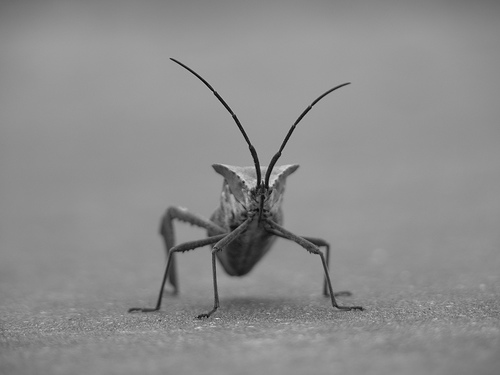
#> input picture src/matplotlib/stinkbug.png, 500 x 375 px, found by its file name
$ python 13.matlabimages.py   (older library calls are emulated)
#> lines starting #> are read from the running program, lines starting #| are printed output that depends on the picture
import matplotlib.pyplot as pyplot
import matplotlib.image as mpimg
import numpy as np
img = mpimg.imread(r'src\matplotlib\stinkbug.png')
#> img is the input picture: shape (375, 500, 3) float32; min 0, max 0.851, mean 0.551

print(len(img), type(img))
#| 375 <class 'numpy.ndarray'>

imgplot = pyplot.imshow(img)
pyplot.show()


ar = [np.random.randn(1000), np.random.randn(10000), np.random.randn(10000)]
lum_img =  img[:, :, 0]
pyplot.imshow(lum_img)

pyplot.show()
pyplot.imshow(lum_img, cmap="hot")
pyplot.colorbar()


pyplot.show()
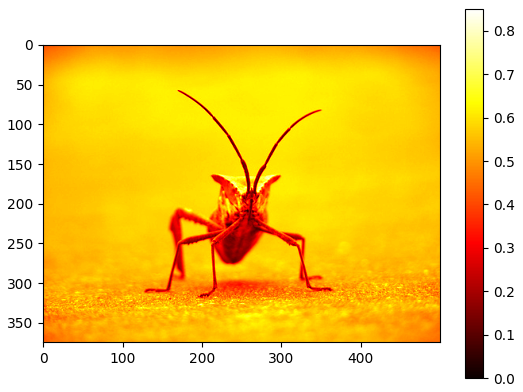
#> figure drawn by matplotlib, 2 panels

pyplot.hist(lum_img.ravel(), bins=256, range=(0.0, 1.0), fc='k', ec='k')
pyplot.show()
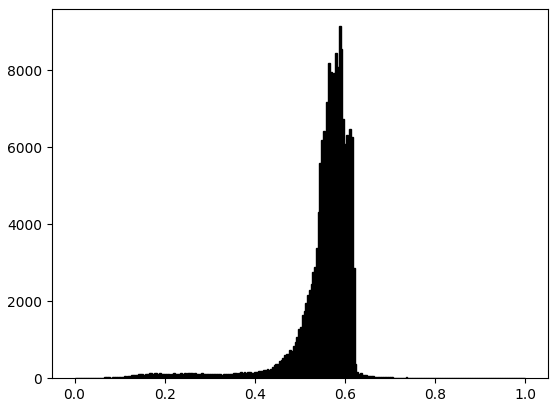
#> figure drawn by matplotlib, 1 panel; tallest bar 9148 high, from x = 0.586 to 0.59

from PIL import Image

img = Image.open(r'src\matplotlib\stinkbug.png')
#> img: PIL image 500x375 RGB
img.thumbnail((64, 64), Image.ANTIALIAS)  # resizes image in-place
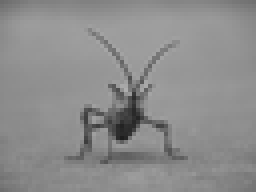
#> img: PIL image 64x48 RGB (shown 4 times larger); min 29, max 174, mean 140.5
imgplot = pyplot.imshow(img)
pyplot.show()

imgplot = pyplot.imshow(img, interpolation="nearest")
